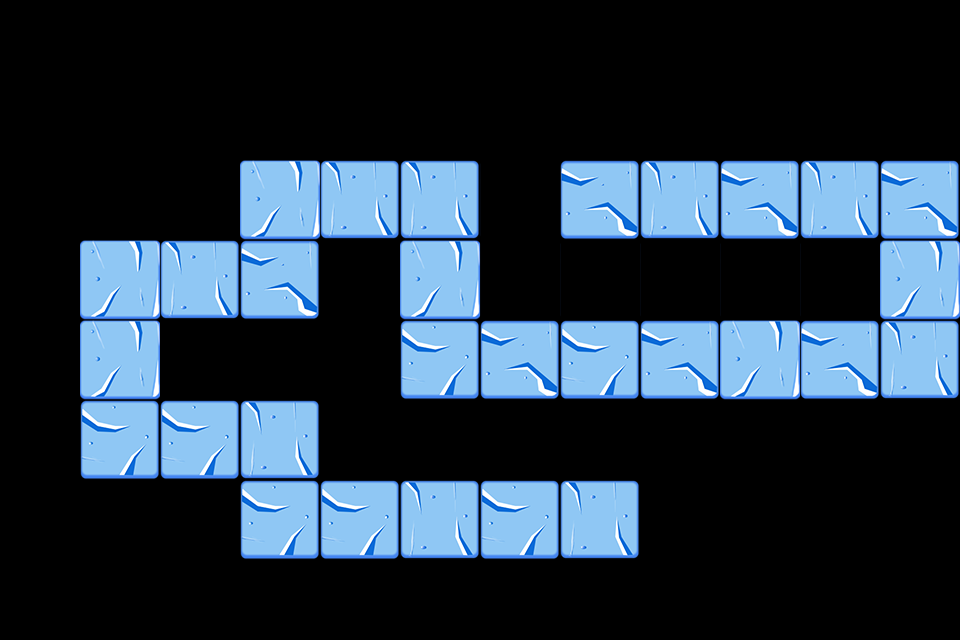

This game map was drawn from its Tiled (.tmx) file and the tilesets committed beside it. A one-line description and the trimmed map source follow:
An orthogonal 12x8 tile map with 80x80 px tiles, 1 tile layer (path) and 33 objects (13x path, 10x Tower, 4x 9, 3x 10, 3x 11).

<map version="1.0" orientation="orthogonal" width="12" height="8" tilewidth="80" tileheight="80">
 <properties>
  <property name="style" value="1" />
 </properties>
 <tileset firstgid="1" name="tiled4" tilewidth="80" tileheight="80">
  <image source="tiled4.png" width="240" height="240" />
 </tileset>
 <layer name="path" width="12" height="8">
  <data>[96 cells, 35 non-empty, 9 distinct tile ids]</data>
 </layer>
 <objectgroup name="path" width="12" height="8">
  <object name="path" x="560" y="480" />
  <object name="path" x="400" y="480" />
  <object name="path" x="240" y="480" />
  <object name="path" x="240" y="400" />
  <object name="path" x="80" y="400" />
  <object name="path" x="80" y="240" />
  <object name="path" x="240" y="240" />
  <object name="path" x="240" y="160" />
  <object name="path" x="400" y="160" />
  <object name="path" x="400" y="320" />
  <object name="path" x="880" y="320" />
  <object name="path" x="880" y="160" />
  <object name="path" x="560" y="160" />
  <object name="Reward" type="9" x="240" y="80" width="80" height="80" />
  <object name="Reward" type="10" x="400" y="80" width="80" height="80" />
  <object name="Reward" type="11" x="880" y="80" width="80" height="80" />
  <object name="Reward" type="9" x="320" y="400" width="80" height="80" />
  <object name="Reward" type="10" x="0" y="160" width="80" height="80" />
  <object name="Reward" type="11" x="0" y="320" width="80" height="80" />
  <object name="Reward" type="9" x="720" y="480" width="80" height="80" />
  <object name="Reward" type="10" x="560" y="80" width="80" height="80" />
  <object name="Reward" type="11" x="720" y="80" width="80" height="80" />
  <object name="Reward" type="9" x="80" y="80" width="80" height="80" />
  <object name="Tower" x="0" y="80" width="960" height="80" />
  <object name="Tower" x="0" y="160" width="240" height="80" />
  <object name="Tower" x="0" y="240" width="80" height="160" />
  <object name="Tower" x="160" y="320" width="160" height="80" />
  <object name="Tower" x="320" y="240" width="80" height="240" />
  <object name="Tower" x="480" y="240" width="400" height="80" />
  <object name="Tower" x="160" y="480" width="80" height="80" />
  <object name="Tower" x="400" y="400" width="480" height="80" />
  <object name="Tower" x="640" y="480" width="160" height="80" />
  <object name="Tower" x="480" y="160" width="80" height="80" />
 </objectgroup>
</map>
